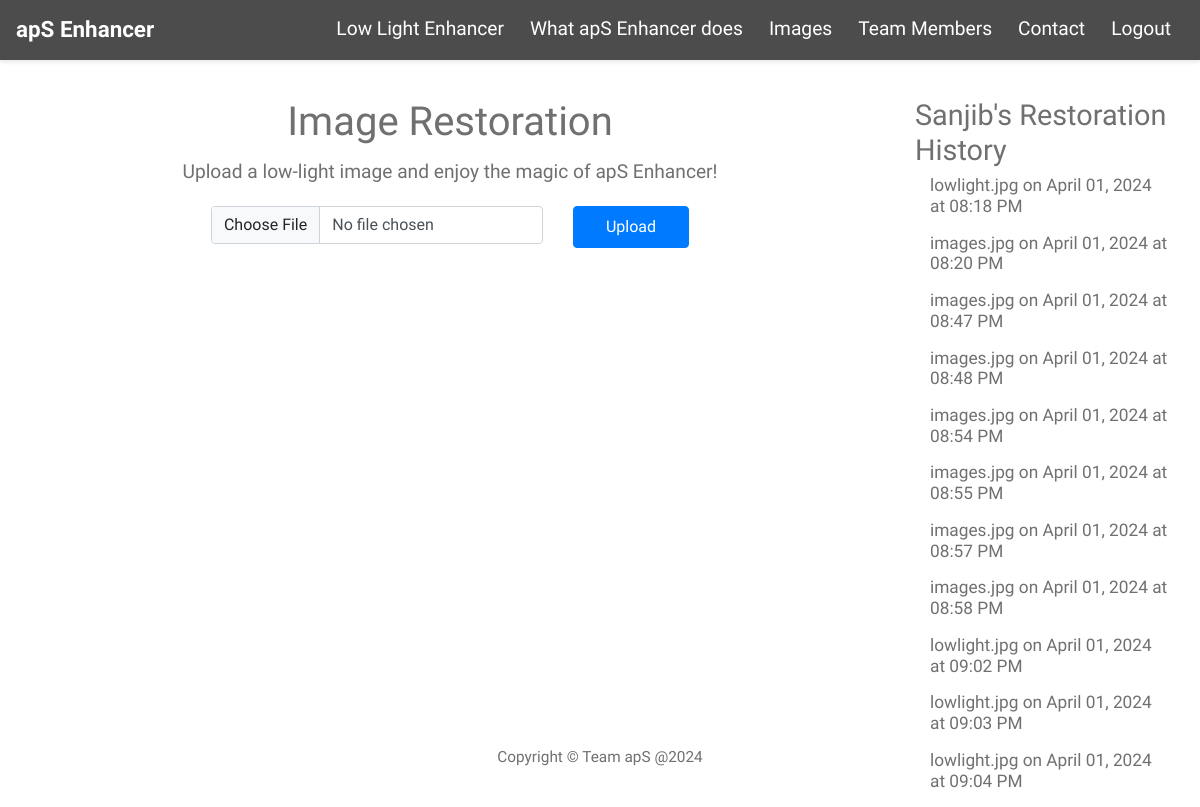
The page /home (signed in) on the database as committed earlier.
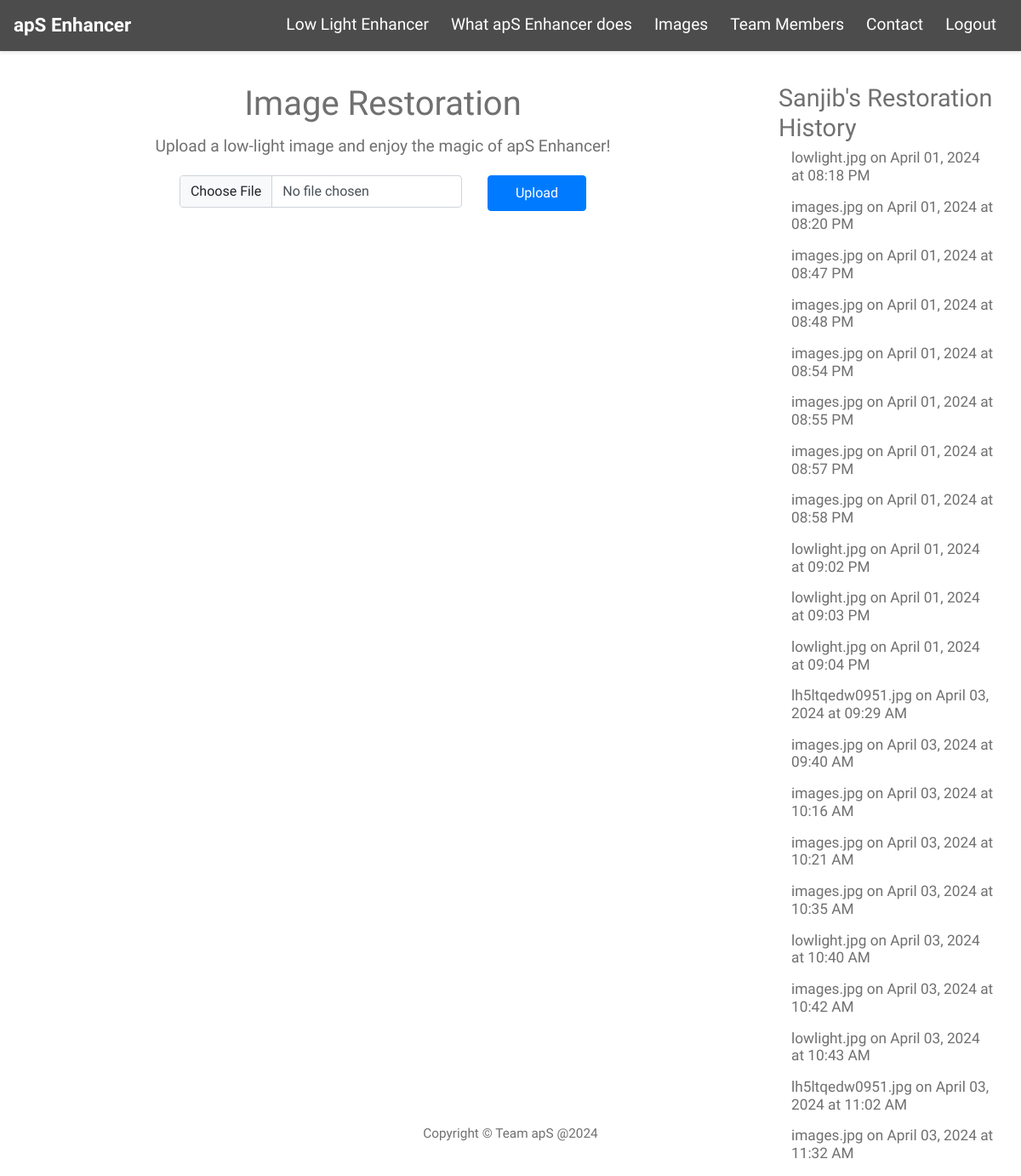
The same page on the database as committed later.
### image_restorer/model.py (models this page shows)
class User(db.Model, UserMixin):
    id = db.Column(db.Integer, primary_key=True)
    email = db.Column(db.String(150), unique=True)
    password = db.Column(db.String(150))
    full_name = db.Column(db.String(200))
    images = db.relationship("Image", backref="user")

class Image(db.Model):
    id = db.Column(db.Integer, primary_key=True)
    name = db.Column(db.String(150))
    uploader = db.Column(db.Integer, db.ForeignKey("user.id"))
    image_path = db.Column(db.String(200))
    restored_image_path = db.Column(db.String(200))
    restoration_date = db.Column(db.DateTime(timezone=True), default=func.now())

### image_restorer/views.py (the view, shortened to what this page needs)
@views.route("/home", methods=["GET", "POST"])
@login_required
def home():
    user_uploaded_images = Image.query.filter_by(uploader=current_user.id).all()
    image_details = [{'name': image.name, 'date':image.restoration_date }for image in user_uploaded_images]
    return render_template(
        "home.html", current_user=current_user, image_details=image_details
    )

### image_restorer/__init__.py (called while the page is built)
def create_app():
    app.config["SECRET_KEY"] = "xxcc3344"
    app.config["SQLALCHEMY_DATABASE_URI"] = f"sqlite:///{DB_NAME}"
    app.config["UPLOAD_FOLDER"] = "static/uploads/"
    app.config["OUTPUT_FOLDER"] = "static/restored/"
    app.config["ALLOWED_EXTENSIONS"] = set(["png", "jpg", "jpeg"])
    db.init_app(app)
    from .views import views
    from .auth import auth
    from .model import User, Image
    app.register_blueprint(views, url_prefix="/")
    app.register_blueprint(auth, url_prefix="/")
    login_manager = LoginManager()
    login_manager.login_view = "auth.login"
    login_manager.init_app(app)
    @login_manager.user_loader
    def load_user(id):
        return User.query.get(int(id))
    with app.app_context():
        db.create_all()
    return app

### image_restorer/templates/home.html (shortened to what this page needs)
<!DOCTYPE html>
<html lang="en">
  <head>
    <link
      href="https://cdn.jsdelivr.net/npm/bootstrap@5.3.3/dist/css/bootstrap.min.css"
      rel="stylesheet"
    />
    <link
      rel="stylesheet"
      href="{{ url_for('static', filename='fontawesome-5.5/css/all.min.css') }}"
    />
    <link
      rel="stylesheet"
      href="{{ url_for('static', filename='css/bootstrap.min.css') }}"
    />
    <link
      rel="stylesheet"
      href="{{ url_for('static', filename='css/tooplate-infinite-loop.css') }}"
    />
    <link
      rel="stylesheet"
      href="{{ url_for('static', filename='css/navigation.css') }}"
    />
  </head>
  <body>
      <nav class="navbar navbar-expand tm-navbar" id="tmNav">
          <div class="tm-next">
            <a href="{{url_for('views.index')}}#infinite" class="navbar-brand">apS Enhancer</a>
          </div>
          <div class="collapse navbar-collapse" id="navbarSupportedContent">
            <ul class="navbar-nav ml-auto">
              <li class="nav-item">
                <form action="/auth" method="POST" id="authForm">
                  <button
                    type="submit"
                    class="nav-link tm-nav-link"
                    style="border: none; background: none; cursor: pointer"
                  >
                    Low Light Enhancer
                  </button>
                </form>
              </li>
              <li class="nav-item">
                <a class="nav-link tm-nav-link" href="{{url_for('views.index')}}#whatwedo">
                   What apS Enhancer does
                </a>
              </li>
              <li class="nav-item">
                <a class="nav-link tm-nav-link" href="{{url_for('views.index')}}#gallery">Images</a>
              </li>
              <li class="nav-item">
                <a class="nav-link tm-nav-link" href="{{url_for('views.index')}}#testimonials"
                  >Team Members</a
                >
              </li>
              <li class="nav-item">
                <a class="nav-link tm-nav-link" href="{{url_for('views.index')}}#contact">Contact</a>
              </li>
              <li class="nav-item">
                {% if current_user.is_authenticated %}
                <form action="{{ url_for('auth.logout') }}" method="post">
                  <button
                    class="nav-link tm-nav-link"
                    type="submit"
                    style="border: none; background: none; cursor: pointer"
                  >
                    Logout
                  </button>
                </form>
                {% endif %}
              </li>
            </ul>
          </div>
      </nav>
    <div class="container-fluid">
        {% if current_user.is_authenticated %}
        <div class="row mt-5">
              <div class="col">
              </div>
            </div>
            {% endif %}
            <div class="row mt-5">
                <div class="col-md-9 d-flex flex-column align-items-center text-center">
                  <h1 class="text-center">Image Restoration</h1>
                  <p class="text-center">
                    Upload a low-light image and enjoy the magic of apS Enhancer!
                  </p>
                      <form method="POST" enctype="multipart/form-data" class="row g-2">
                          <div class="col-auto">
                              <input type="file" class="form-control" id="image" name="image" />
                          </div>
                          <div class="col-auto">
                              <button
                                  type="submit"
                                  value="upload"
                                  class="btn btn-primary mb-3"
                              >
                                  Upload
                              </button>
                          </div>
                      </form>
                  </div>
                <div class="col-md-3 d-flex flex-column align-items-center">
                    <div class="timeline">
                        <h2>{{ current_user.full_name}}'s Restoration History</h2>
                        {% for image_detail in image_details %}
                        <div class="container left">
                            <div class="content">
                                <p>{{image_detail.name}} on {{image_detail.date.strftime('%B %d, %Y at %I:%M %p')}}</p>
                            </div>
                        </div>
                        {% endfor %}
                    </div>
                </div>
            </div>
            </div>
    <footer class="text-center small tm-footer" style="margin-top: auto;">
      <p class="mb-0">Copyright &copy; Team apS @2024</p>
    </footer>
  </body>
</html>

### static/css/tooplate-infinite-loop.css (style rules this page uses)
body { font-family: "Raleway", sans-serif; font-size: 1.2em; color: #707070; margin: 0; padding: 0; overflow-x: hidden; }
a { transition: all 0.3s ease; color: #38B; }
.btn { padding: 8px 32px; }
.tm-navbar { position: fixed; width: 100%; z-index: 1000; background-color: transparent; transition: all 0.3s ease; }
.navbar-brand { color: white; font-size: 1.4rem; font-weight: bold; }
.nav-item { list-style: none; }
.tm-nav-link { color: white; }
::placeholder { color: white; opacity: 1; }
.tm-footer { position: absolute; bottom: 35px; left: 0; right: 0; padding: 0 15px; }
p { line-height: 1.9; }
@media (min-width: 1200px) { .container { max-width: 1275px; } }

### static/css/navigation.css (style rules this page uses)
.navbar { background-color: rgba(0, 0, 0, 0.7); }
.navbar-nav .nav-link { color: #ffffff; padding: 5px 5px; margin: 0 5px; }
.navbar { box-shadow: 0 2px 4px rgba(0, 0, 0, 0.1); }
.timeline h2 { font-size: 1.5em; }
.timeline .content p { font-size: 0.9em; line-height: 1.2; }

Rows that differ between the two databases and show on the page:
added Image: name "lh5ltqedw0951.jpg", date "April 03, 2024 at 09:29 AM"
added Image: name "images.jpg", date "April 03, 2024 at 09:40 AM"
added Image: name "images.jpg", date "April 03, 2024 at 10:16 AM"
added Image: name "images.jpg", date "April 03, 2024 at 10:21 AM"
added Image: name "images.jpg", date "April 03, 2024 at 10:35 AM"
added Image: name "lowlight.jpg", date "April 03, 2024 at 10:40 AM"
added Image: name "images.jpg", date "April 03, 2024 at 10:42 AM"
added Image: name "lowlight.jpg", date "April 03, 2024 at 10:43 AM"
added Image: name "lh5ltqedw0951.jpg", date "April 03, 2024 at 11:02 AM"
added Image: name "images.jpg", date "April 03, 2024 at 11:32 AM"
